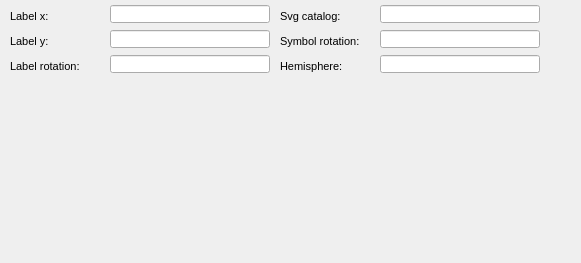
      <widget class="QWidget" name="page_49">
       <property name="geometry">
        <rect>
         <x>0</x>
         <y>0</y>
         <width>581</width>
         <height>263</height>
        </rect>
       </property>
       <attribute name="label">
        <string>Feature graphic design</string>
       </attribute>
       <widget class="QLabel" name="label_label_y">
        <property name="geometry">
         <rect>
          <x>10</x>
          <y>30</y>
          <width>90</width>
          <height>22</height>
         </rect>
        </property>
        <property name="font">
         <font>
          <pointsize>8</pointsize>
         </font>
        </property>
        <property name="frameShape">
         <enum>QFrame::NoFrame</enum>
        </property>
        <property name="frameShadow">
         <enum>QFrame::Plain</enum>
        </property>
        <property name="text">
         <string>Label y:</string>
        </property>
        <property name="textFormat">
         <enum>Qt::AutoText</enum>
        </property>
        <property name="scaledContents">
         <bool>false</bool>
        </property>
        <property name="alignment">
         <set>Qt::AlignLeading|Qt::AlignLeft|Qt::AlignVCenter</set>
        </property>
        <property name="margin">
         <number>3</number>
        </property>
       </widget>
       <widget class="QLineEdit" name="label_y">
        <property name="geometry">
         <rect>
          <x>110</x>
          <y>30</y>
          <width>160</width>
          <height>18</height>
         </rect>
        </property>
        <property name="text">
         <string/>
        </property>
       </widget>
       <widget class="QLabel" name="label_label_rotation">
        <property name="geometry">
         <rect>
          <x>10</x>
          <y>55</y>
          <width>90</width>
          <height>22</height>
         </rect>
        </property>
        <property name="font">
         <font>
          <pointsize>8</pointsize>
         </font>
        </property>
        <property name="frameShape">
         <enum>QFrame::NoFrame</enum>
        </property>
        <property name="frameShadow">
         <enum>QFrame::Plain</enum>
        </property>
        <property name="text">
         <string>Label rotation:</string>
        </property>
        <property name="textFormat">
         <enum>Qt::AutoText</enum>
        </property>
        <property name="scaledContents">
         <bool>false</bool>
        </property>
        <property name="alignment">
         <set>Qt::AlignLeading|Qt::AlignLeft|Qt::AlignVCenter</set>
        </property>
        <property name="margin">
         <number>3</number>
        </property>
       </widget>
       <widget class="QLineEdit" name="label_rotation">
        <property name="geometry">
         <rect>
          <x>110</x>
          <y>55</y>
          <width>160</width>
          <height>18</height>
         </rect>
        </property>
        <property name="text">
         <string/>
        </property>
       </widget>
       <widget class="QLabel" name="label_label_x">
        <property name="geometry">
         <rect>
          <x>10</x>
          <y>5</y>
          <width>90</width>
          <height>22</height>
         </rect>
        </property>
        <property name="font">
         <font>
          <pointsize>8</pointsize>
         </font>
        </property>
        <property name="frameShape">
         <enum>QFrame::NoFrame</enum>
        </property>
        <property name="frameShadow">
         <enum>QFrame::Plain</enum>
        </property>
        <property name="text">
         <string>Label x:</string>
        </property>
        <property name="textFormat">
         <enum>Qt::AutoText</enum>
        </property>
        <property name="scaledContents">
         <bool>false</bool>
        </property>
        <property name="alignment">
         <set>Qt::AlignLeading|Qt::AlignLeft|Qt::AlignVCenter</set>
        </property>
        <property name="margin">
         <number>3</number>
        </property>
       </widget>
       <widget class="QLineEdit" name="label_x">
        <property name="geometry">
         <rect>
          <x>110</x>
          <y>5</y>
          <width>160</width>
          <height>18</height>
         </rect>
        </property>
        <property name="text">
         <string/>
        </property>
       </widget>
       <widget class="QLabel" name="label_rotation">
        <property name="geometry">
         <rect>
          <x>280</x>
          <y>30</y>
          <width>90</width>
          <height>22</height>
         </rect>
        </property>
        <property name="font">
         <font>
          <pointsize>8</pointsize>
         </font>
        </property>
        <property name="frameShape">
         <enum>QFrame::NoFrame</enum>
        </property>
        <property name="frameShadow">
         <enum>QFrame::Plain</enum>
        </property>
        <property name="text">
         <string>Symbol rotation:</string>
        </property>
        <property name="textFormat">
         <enum>Qt::AutoText</enum>
        </property>
        <property name="scaledContents">
         <bool>false</bool>
        </property>
        <property name="alignment">
         <set>Qt::AlignLeading|Qt::AlignLeft|Qt::AlignVCenter</set>
        </property>
        <property name="margin">
         <number>3</number>
        </property>
       </widget>
       <widget class="QLineEdit" name="rotation">
        <property name="geometry">
         <rect>
          <x>380</x>
          <y>30</y>
          <width>160</width>
          <height>18</height>
         </rect>
        </property>
        <property name="text">
         <string/>
        </property>
       </widget>
       <widget class="QLineEdit" name="hemisphere">
        <property name="geometry">
         <rect>
          <x>380</x>
          <y>55</y>
          <width>160</width>
          <height>18</height>
         </rect>
        </property>
        <property name="text">
         <string/>
        </property>
       </widget>
       <widget class="QLabel" name="label_hemisphere">
        <property name="geometry">
         <rect>
          <x>280</x>
          <y>55</y>
          <width>90</width>
          <height>22</height>
         </rect>
        </property>
        <property name="font">
         <font>
          <pointsize>8</pointsize>
         </font>
        </property>
        <property name="frameShape">
         <enum>QFrame::NoFrame</enum>
        </property>
        <property name="frameShadow">
         <enum>QFrame::Plain</enum>
        </property>
        <property name="text">
         <string>Hemisphere:</string>
        </property>
        <property name="textFormat">
         <enum>Qt::AutoText</enum>
        </property>
        <property name="scaledContents">
         <bool>false</bool>
        </property>
        <property name="alignment">
         <set>Qt::AlignLeading|Qt::AlignLeft|Qt::AlignVCenter</set>
        </property>
        <property name="margin">
         <number>3</number>
        </property>
       </widget>
       <widget class="QLabel" name="label_svg">
        <property name="geometry">
         <rect>
          <x>280</x>
          <y>5</y>
          <width>90</width>
          <height>22</height>
         </rect>
        </property>
        <property name="font">
         <font>
          <pointsize>8</pointsize>
         </font>
        </property>
        <property name="frameShape">
         <enum>QFrame::NoFrame</enum>
        </property>
        <property name="frameShadow">
         <enum>QFrame::Plain</enum>
        </property>
        <property name="text">
         <string>Svg catalog:</string>
        </property>
        <property name="textFormat">
         <enum>Qt::AutoText</enum>
        </property>
        <property name="scaledContents">
         <bool>false</bool>
        </property>
        <property name="alignment">
         <set>Qt::AlignLeading|Qt::AlignLeft|Qt::AlignVCenter</set>
        </property>
        <property name="margin">
         <number>3</number>
        </property>
       </widget>
       <widget class="QLineEdit" name="svg">
        <property name="geometry">
         <rect>
          <x>380</x>
          <y>5</y>
          <width>160</width>
          <height>18</height>
         </rect>
        </property>
        <property name="text">
         <string/>
        </property>
       </widget>
      </widget>
